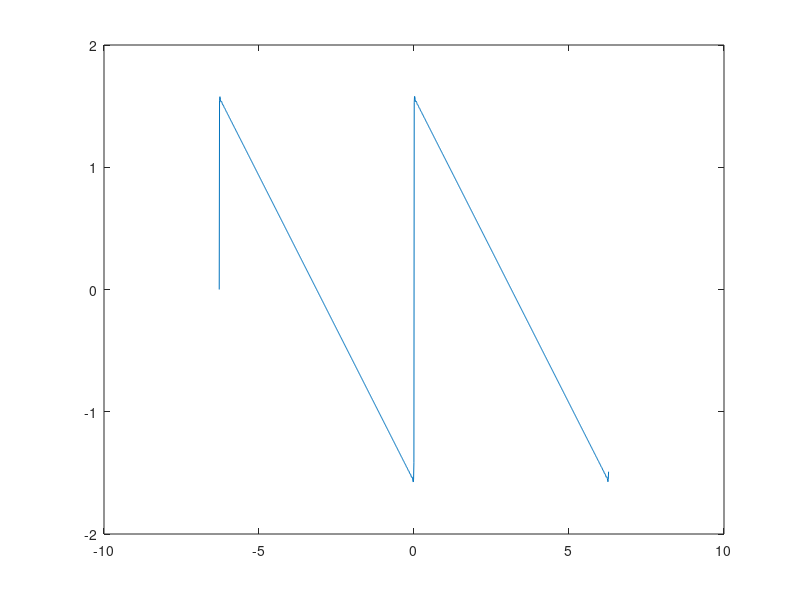

Here is the MATLAB script that generated this plot:
clc; clear;
t = -2 * pi : 0.01 : 2 * pi;
f = zeros(size(t));
for n = 1 : 1 : 2000
    f = f + sin(n*t) ./ n;
end
plot(t, f);  